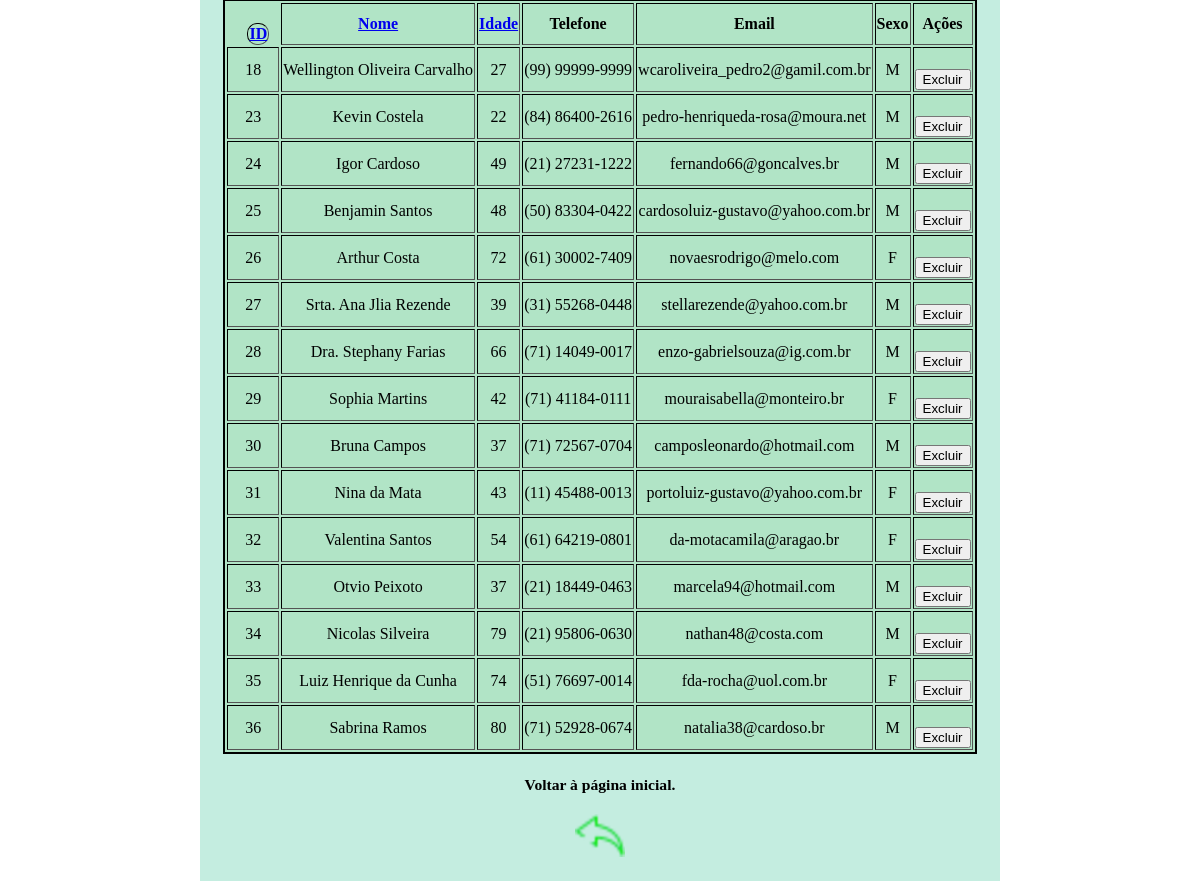
The app's page /gerenciar-clientes with its own data.
### tables this page shows
CREATE TABLE clientes (
                id INTEGER PRIMARY KEY AUTOINCREMENT, 
                nome TEXT NOT NULL, 
                idade INTEGER NOT NULL,
                telefone TEXT,
                email TEXT,
                sexo TEXT CHECK (sexo IN ('M', 'F'))
        );

### app/controllers.py (the view)
    @app.route("/gerenciar-clientes")
    def gerenciar_clientes():
        return views.gerenciar_clientes()

### app/models.py (called while the page is built)
def conectar():
    conexao = sqlite3.connect("cadastro_clientes.db")
    return conexao

def buscar_clientes_ordenado(campo='id', busca='', ordem=True):
    conexao = conectar()
    conexao.row_factory = sqlite3.Row
    cursor = conexao.cursor()
    direcao = 'ASC' if ordem else 'DESC'
    campos_validos = ['id', 'nome', 'idade', 'sexo', 'email']
    if campo not in campos_validos:
        campo = 'id'
    query = f"""
        SELECT * FROM clientes
        WHERE nome LIKE ? OR email LIKE ?
        ORDER BY {campo} {direcao}
    """
    cursor.execute(query, (f'%{busca}%', f'%{busca}%'))
    clientes = cursor.fetchall()
    cursor.close()
    conexao.close()
    return clientes

### app/views.py (called while the page is built)
def gerenciar_clientes():
    try:
        campo = request.args.get("campo", "id")
        ordem = request.args.get("ordem", "asc")
        ordem_bool = True if ordem == "asc" else False
        clientes = models.buscar_clientes_ordenado(campo=campo, ordem=ordem_bool)
        return render_template('gerenciar_cliente.html', clientes=clientes, campo=campo, ordem=ordem)
    except Exception as e:
        return f"Erro ao buscar clientes: {str(e)}", 500

### app/templates/gerenciar_cliente.html (shortened to what this page needs)
<!DOCTYPE html>
<html lang="pt-br">
<head>
    <link rel="stylesheet" href="{{ url_for('static', filename='style.css') }}">
</head>
<body>
    <div class="container01">
        <table border="1">
            <thead>
                <tr>
                    <th class="th">
                        <a href="{{ url_for('gerenciar_clientes', campo='id', ordem='desc' if campo == 'id' and ordem == 'asc' else 'asc') }}">
                            ID
                        </a>
                    </th>
                    <th>
                        <a href="{{ url_for('gerenciar_clientes', campo='nome', ordem='desc' if campo == 'nome' and ordem == 'asc' else 'asc') }}">
                            Nome
                        </a>
                    </th>
                    <th>
                        <a href="{{ url_for('gerenciar_clientes', campo='idade', ordem='desc' if campo == 'idade' and ordem == 'asc' else 'asc') }}">
                            Idade
                        </a>
                    </th>
                    <th>Telefone</th>
                    <th>Email</th>
                    <th>Sexo</th>
                    <th>Ações</th>
                </tr>
            </thead>
            <tbody>
                {% for cliente in clientes %}
                <tr>
                    <td>{{ cliente.id }}</td>
                    <td>{{ cliente.nome }}</td>
                    <td>{{ cliente.idade }}</td>
                    <td>{{ cliente.telefone }}</td>
                    <td>{{ cliente.email }}</td>
                    <td>{{ cliente.sexo }}</td>
                    <td>
                        <form action="{{ url_for('deletar_cliente', id=cliente.id) }}" method="post" onsubmit="return confirm('Tem certeza que deseja excluir este cliente?');">
                            <button type="submit">Excluir</button>
                        </form>
                    </td>
                </tr>
                {% endfor %}
            </tbody>
        </table>
        <h3>
            <p><small>Voltar à página inicial.</small></p>
            <p>
                <a href="{{ url_for('pagina_inicial') }}" rel="prev">
                    <img src="{{ url_for('static', filename='imagem/setade voltar.png') }}" alt="Setade voltar">
                </a>
            </p>
        </h3>
    </div>
</body>
</html>

### app/static/style.css (style rules this page uses)
body { margin: 0; padding: 0; display: flex; justify-content: center; align-items: center; height: 100vh; }
.container01 { text-align: center; background-color: rgb(196, 237, 224); width: 500px; width: 80%; max-width: 800px; }
.th { display: flex; flex-direction: column; gap: 50px; border-radius: 10px; margin-top: 20px; margin-left: 20px; margin-right: 10px; }
table { margin-left: auto; margin-right: auto; border: 2px solid #000000; table-layout: auto; background-color: #b1e4c6; }
form { display: flex; flex-direction: column; gap: 10px; margin-top: 20px; font-family: 'Times New Roman', Times, serif; font-size: 1em; }

### records on screen
clientes: id "18", nome "Wellington Oliveira Carvalho", idade "27", telefone "(99) 99999-9999", email "wcaroliveira_pedro2@gamil.com.br", sexo "M"
clientes: id "23", nome "Kevin Costela", idade "22", telefone "(84) 86400-2616", email "pedro-henriqueda-rosa@moura.net", sexo "M"
clientes: id "24", nome "Igor Cardoso", idade "49", telefone "(21) 27231-1222", email "fernando66@goncalves.br", sexo "M"
clientes: id "25", nome "Benjamin Santos", idade "48", telefone "(50) 83304-0422", email "cardosoluiz-gustavo@yahoo.com.br", sexo "M"
clientes: id "26", nome "Arthur Costa", idade "72", telefone "(61) 30002-7409", email "novaesrodrigo@melo.com", sexo "F"
clientes: id "27", nome "Srta. Ana Jlia Rezende", idade "39", telefone "(31) 55268-0448", email "stellarezende@yahoo.com.br", sexo "M"
clientes: id "28", nome "Dra. Stephany Farias", idade "66", telefone "(71) 14049-0017", email "enzo-gabrielsouza@ig.com.br", sexo "M"
clientes: id "29", nome "Sophia Martins", idade "42", telefone "(71) 41184-0111", email "mouraisabella@monteiro.br", sexo "F"
clientes: id "30", nome "Bruna Campos", idade "37", telefone "(71) 72567-0704", email "camposleonardo@hotmail.com", sexo "M"
clientes: id "31", nome "Nina da Mata", idade "43", telefone "(11) 45488-0013", email "portoluiz-gustavo@yahoo.com.br", sexo "F"
clientes: id "32", nome "Valentina Santos", idade "54", telefone "(61) 64219-0801", email "da-motacamila@aragao.br", sexo "F"
clientes: id "33", nome "Otvio Peixoto", idade "37", telefone "(21) 18449-0463", email "marcela94@hotmail.com", sexo "M"
clientes: id "34", nome "Nicolas Silveira", idade "79", telefone "(21) 95806-0630", email "nathan48@costa.com", sexo "M"
clientes: id "35", nome "Luiz Henrique da Cunha", idade "74", telefone "(51) 76697-0014", email "fda-rocha@uol.com.br", sexo "F"
clientes: id "36", nome "Sabrina Ramos", idade "80", telefone "(71) 52928-0674", email "natalia38@cardoso.br", sexo "M"
